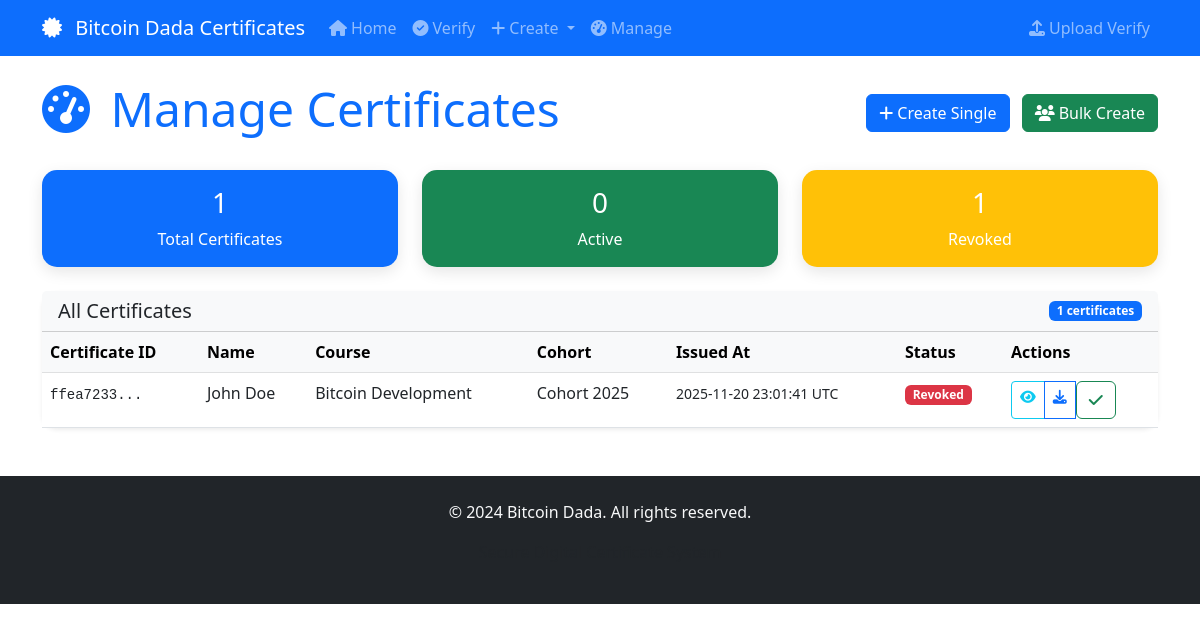
The page /manage on the database as committed earlier.
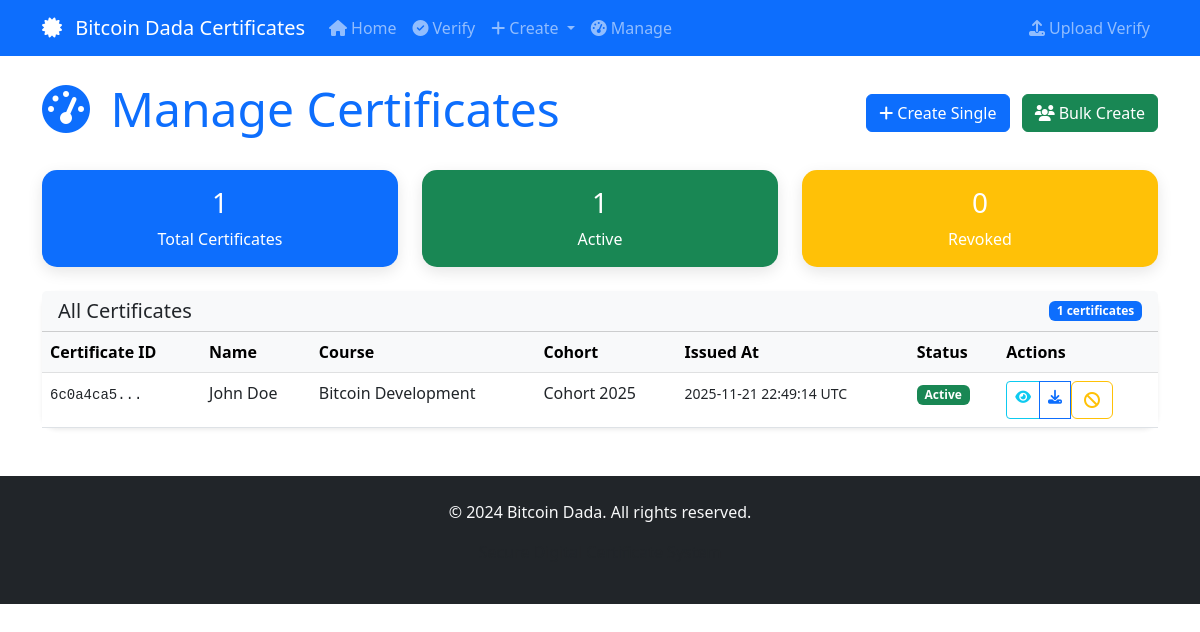
The same page on the database as committed later.
### tables this page shows
CREATE TABLE certs (
            id TEXT PRIMARY KEY,
            data TEXT,
            signature TEXT,
            revoked INTEGER DEFAULT 0,
            created_at TIMESTAMP DEFAULT CURRENT_TIMESTAMP,
            bitcoin_tx TEXT,
            nostr_event_id TEXT,
            timestamp_hash TEXT
        );

### app.py (the view)
@app.route("/manage")
def manage_certificates():
    try:
        rows = db_list_all()
        stats = db_stats()
        return render_template('manage.html', rows=rows, stats=stats)
    except Exception as e:
        flash(f"Error loading dashboard: {str(e)}", "error")
        return render_template('manage.html', rows=[], stats={"total": 0, "active": 0, "revoked": 0})

### app.py (called while the page is built)
def db_list_all():
    conn = sqlite3.connect(DB_PATH)
    c = conn.cursor()
    c.execute("SELECT id, data, signature, revoked FROM certs ORDER BY rowid DESC")
    rows = c.fetchall()
    conn.close()
    return rows

def db_stats():
    conn = sqlite3.connect(DB_PATH)
    c = conn.cursor()
    c.execute("SELECT COUNT(*) FROM certs")
    total = c.fetchone()[0]
    c.execute("SELECT COUNT(*) FROM certs WHERE revoked=1")
    revoked = c.fetchone()[0]
    conn.close()
    return {"total": total, "revoked": revoked, "active": total - revoked}

@app.template_filter('fromjson')
def fromjson_filter(value):
    if isinstance(value, str):
        try:
            return json.loads(value)
        except (json.JSONDecodeError, TypeError):
            return {}
    return value

### templates/manage.html (shortened to what this page needs)
{% extends "base.html" %}
{% block content %}
<div class="d-flex justify-content-between align-items-center mb-4">
    <h1 class="display-5 text-primary">
        <i class="fas fa-tachometer-alt me-2"></i>
        Manage Certificates
    </h1>
    <div>
        <a href="{{ url_for('create_certificate', token=token) }}" class="btn btn-primary me-2">
            <i class="fas fa-plus me-1"></i>Create Single
        </a>
        <a href="{{ url_for('bulk_create', token=token) }}" class="btn btn-success">
            <i class="fas fa-users me-1"></i>Bulk Create
        </a>
    </div>
</div>
<div class="row mb-4">
    <div class="col-md-4">
        <div class="card bg-primary text-white">
            <div class="card-body text-center">
                <h3>{{ stats.total }}</h3>
                <p class="mb-0">Total Certificates</p>
            </div>
        </div>
    </div>
    <div class="col-md-4">
        <div class="card bg-success text-white">
            <div class="card-body text-center">
                <h3>{{ stats.active }}</h3>
                <p class="mb-0">Active</p>
            </div>
        </div>
    </div>
    <div class="col-md-4">
        <div class="card bg-warning text-white">
            <div class="card-body text-center">
                <h3>{{ stats.revoked }}</h3>
                <p class="mb-0">Revoked</p>
            </div>
        </div>
    </div>
</div>
<div class="card shadow-sm">
    <div class="card-header bg-light d-flex justify-content-between align-items-center">
        <h5 class="mb-0">All Certificates</h5>
        <span class="badge bg-primary">{{ rows|length }} certificates</span>
    </div>
    <div class="card-body p-0">
        <div class="table-responsive">
            <table class="table table-hover mb-0">
                <thead class="table-light">
                    <tr>
                        <th>Certificate ID</th>
                        <th>Name</th>
                        <th>Course</th>
                        <th>Cohort</th>
                        <th>Issued At</th>
                        <th>Status</th>
                        <th>Actions</th>
                    </tr>
                </thead>
                <tbody>
                    {% for row in rows %}
                    {% set data = row[1] | fromjson %}
                    <tr>
                        <td>
                            <small class="font-monospace">{{ row[0][:8] }}...</small>
                        </td>
                        <td>{{ data.name }}</td>
                        <td>{{ data.course or '-' }}</td>
                        <td>{{ data.cohort or '-' }}</td>
                        <td>
                            <small>{{ data.issued_at }}</small>
                        </td>
                        <td>
                            {% if row[3] %}
                                <span class="badge bg-danger">Revoked</span>
                            {% else %}
                                <span class="badge bg-success">Active</span>
                            {% endif %}
                        </td>
                        <td>
                            <div class="btn-group btn-group-sm">
                                <a href="{{ url_for('verify_certificate', cert_id=row[0]) }}"
                                   class="btn btn-outline-info" target="_blank" title="Verify">
                                    <i class="fas fa-eye"></i>
                                </a>
                                <a href="{{ url_for('download_certificate', cert_id=row[0], token=token) }}"
                                   class="btn btn-outline-primary" title="Download PDF">
                                    <i class="fas fa-download"></i>
                                </a>
                                {% if not row[3] %}
                                <form method="POST" action="{{ url_for('revoke_certificate') }}" class="d-inline">
                                    <button type="submit" class="btn btn-outline-warning"
                                            onclick="return confirm('Are you sure you want to revoke this certificate?')"
                                            title="Revoke">
                                        <i class="fas fa-ban"></i>
                                    </button>
                                </form>
                                {% else %}
                                <form method="POST" action="{{ url_for('unrevoke_certificate') }}" class="d-inline">
                                    <button type="submit" class="btn btn-outline-success" title="Unrevoke">
                                        <i class="fas fa-check"></i>
                                    </button>
                                </form>
                                {% endif %}
                            </div>
                        </td>
                    </tr>
                    {% endfor %}
                </tbody>
            </table>
        </div>
    </div>
</div>
{% endblock %}

### templates/base.html (shortened to what this page needs)
<!DOCTYPE html>
<html lang="en">
<head>
    <link href="https://cdn.jsdelivr.net/npm/bootstrap@5.3.0/dist/css/bootstrap.min.css" rel="stylesheet">
    <link href="https://cdnjs.cloudflare.com/ajax/libs/font-awesome/6.4.0/css/all.min.css" rel="stylesheet">
</head>
<body>
    <nav class="navbar navbar-expand-lg navbar-dark bg-primary">
        <div class="container">
            <a class="navbar-brand" href="{{ url_for('index') }}">
                <i class="fas fa-certificate me-2"></i>
                Bitcoin Dada Certificates
            </a>
            <div class="collapse navbar-collapse" id="navbarNav">
                <ul class="navbar-nav me-auto">
                    <li class="nav-item">
                        <a class="nav-link" href="{{ url_for('index') }}">
                            <i class="fas fa-home me-1"></i>Home
                        </a>
                    </li>
                    <li class="nav-item">
                        <a class="nav-link" href="{{ url_for('verify_home') }}">
                            <i class="fas fa-check-circle me-1"></i>Verify
                        </a>
                    </li>
                    <li class="nav-item dropdown">
                        <a class="nav-link dropdown-toggle" href="#" role="button" data-bs-toggle="dropdown">
                            <i class="fas fa-plus me-1"></i>Create
                        </a>
                    </li>
                    <li class="nav-item">
                        <a class="nav-link" href="{{ url_for('manage_certificates') }}">
                            <i class="fas fa-tachometer-alt me-1"></i>Manage
                        </a>
                    </li>
                </ul>
                <ul class="navbar-nav ms-auto">
                    <li class="nav-item">
                        <a class="nav-link" href="{{ url_for('upload_verify') }}">
                            <i class="fas fa-upload me-1"></i>Upload Verify
                        </a>
                    </li>
                </ul>
            </div>
        </div>
    </nav>
    <main class="container my-4">
        {% block content %}{% endblock %}
    </main>
    <footer class="bg-dark text-light py-4 mt-5">
        <div class="container text-center">
            <p>&copy; 2024 Bitcoin Dada. All rights reserved.</p>
            <p class="text-muted">Secure Digital Certificate System</p>
        </div>
    </footer>
</body>
</html>

### templates/base.html (style rules this page uses)
.card { border: none; border-radius: 15px; box-shadow: 0 5px 15px rgba(0,0,0,0.1); transition: transform 0.3s ease; }

Rows that differ between the two databases and show on the page:
removed certs: row "ffea7233", name "John Doe", course "Bitcoin Development", cohort "Cohort 2025", issued_at "2025-11-20 23:01:41 UTC", revoked "Revoked"
added certs: row "6c0a4ca5", name "John Doe", course "Bitcoin Development", cohort "Cohort 2025", issued_at "2025-11-21 22:49:14 UTC", revoked "Active"
Other text that changed with them:
{{ stats.active }}: "0" → "1"
{{ stats.revoked }}: "1" → "0"
